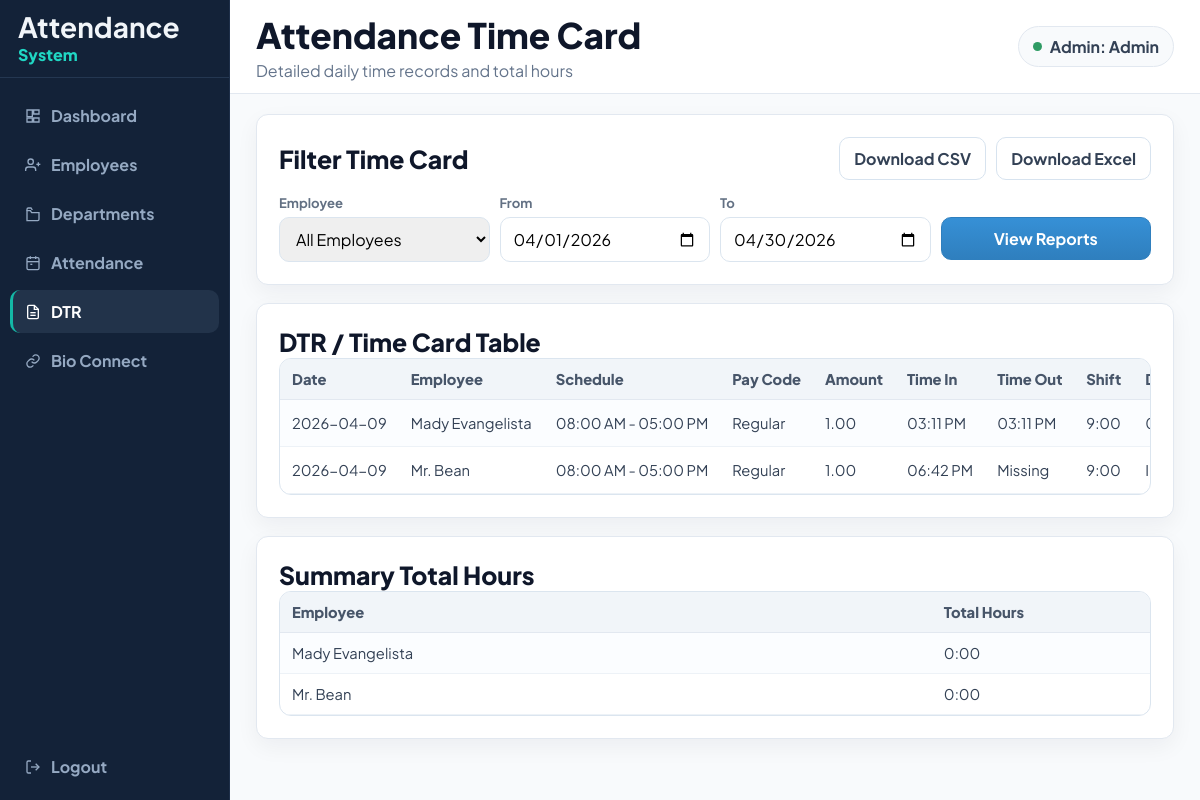
The page /admin/dtr.php on the database its author committed.
### tables this page shows
CREATE TABLE IF NOT EXISTS `attendance` (
  `id` int NOT NULL AUTO_INCREMENT,
  `employee_key` varchar(50) DEFAULT NULL,
  `date` date DEFAULT NULL,
  `schedule_start` time DEFAULT NULL,
  `schedule_end` time DEFAULT NULL,
  `pay_code` varchar(50) DEFAULT NULL,
  `amount` decimal(5,2) DEFAULT NULL,
  `time_in` time DEFAULT NULL,
  `time_out` time DEFAULT NULL,
  `absence` varchar(50) DEFAULT NULL,
  `transfer` varchar(50) DEFAULT NULL,
  PRIMARY KEY (`id`)
);

CREATE TABLE IF NOT EXISTS `employees` (
  `id` int NOT NULL AUTO_INCREMENT,
  `employee_key` varchar(50) NOT NULL,
  `name` varchar(100) NOT NULL,
  `department` varchar(100) NOT NULL,
  `position` varchar(100) NOT NULL,
  `email` varchar(150) NOT NULL,
  `mobile` varchar(20) NOT NULL,
  `shift_in` time NOT NULL,
  `shift_out` time NOT NULL,
  `status` enum('Active','Inactive') NOT NULL DEFAULT 'Active',
  PRIMARY KEY (`id`),
  UNIQUE KEY `employee_key` (`employee_key`)
);

### admin/dtr.php (the view, shortened to what this page needs)
<?php
$pdo = get_pdo_connection();
function e(string $value): string {
    return htmlspecialchars($value, ENT_QUOTES, 'UTF-8');
}
function toMinutes(?string $time): ?int {
    if (!$time) return null;
    $formats = ['Y-m-d H:i:s', 'H:i:s', 'H:i'];
    foreach ($formats as $format) {
        $clock = DateTime::createFromFormat($format, $time);
        if ($clock) {
            return ((int)$clock->format('H') * 60) + (int)$clock->format('i');
        }
    }
    return null;
}
function durationMinutes(?string $start, ?string $end): ?int {
    $start = toMinutes($start);
    $end = toMinutes($end);
    if ($start === null || $end === null) return null;
    return $end - $start;
}
function formatMinutes(int $m): string {
    return intdiv($m, 60) . ':' . str_pad((string)($m % 60), 2, '0', STR_PAD_LEFT);
}
function formatClock(?string $time): string {
    $formats = ['Y-m-d H:i:s', 'H:i:s', 'H:i'];
    foreach ($formats as $format) {
        $clock = DateTime::createFromFormat($format, $time);
        if ($clock) {
            return $clock->format('h:i A');
        }
    }
    return '-';
}
$defaultFrom = date('Y-m-01');
$defaultTo = date('Y-m-t');
$selectedEmployee = $_GET['employee'] ?? 'all';
$fromDate = $_GET['from'] ?? $defaultFrom;
$toDate = $_GET['to'] ?? $defaultTo;
$employees = ['all' => 'All Employees'];
$stmt = $pdo->query("SELECT employee_key, name FROM employees ORDER BY name ASC");
while ($row = $stmt->fetch(PDO::FETCH_ASSOC)) {
    $employees[$row['employee_key']] = $row['name'];
}
$sql = "
SELECT a.*, e.name AS employee_name
FROM attendance a
JOIN employees e ON a.employee_key = e.employee_key
WHERE a.date BETWEEN :from AND :to
";
$params = [
    ':from' => $fromDate,
    ':to' => $toDate
];
$sql .= " ORDER BY e.name, a.date";
$stmt = $pdo->prepare($sql);
$stmt->execute($params);
$records = $stmt->fetchAll(PDO::FETCH_ASSOC);
$runningTotals = [];
$summaryTotals = [];
$rows = [];
foreach ($records as $r) {
    $key = $r['employee_key'];
    $shift = durationMinutes($r['schedule_start'], $r['schedule_end']);
    $daily = durationMinutes($r['time_in'], $r['time_out']);
    if (!isset($runningTotals[$key])) $runningTotals[$key] = 0;
    if (!isset($summaryTotals[$key])) {
        $summaryTotals[$key] = ['name' => $r['employee_name'], 'minutes' => 0];
    }
    if ($daily !== null) {
        $runningTotals[$key] += $daily;
        $summaryTotals[$key]['minutes'] += $daily;
    }
    $absence = $r['absence'] ?? 'None';
    $rows[] = [
        'date' => $r['date'],
        'employee' => $r['employee_name'],
        'schedule' => formatClock($r['schedule_start']) . ' - ' . formatClock($r['schedule_end']),
        'pay' => $r['pay_code'] ?? 'Regular',
        'amount' => $r['amount'] ?? '1.00',
        'in' => formatClock($r['time_in']),
        'out' => $r['time_out'] ? formatClock($r['time_out']) : 'Missing',
        'shift' => $shift !== null ? formatMinutes($shift) : '-',
        'daily' => $daily !== null ? formatMinutes($daily) : 'Incomplete',
        'period' => formatMinutes($runningTotals[$key]),
        'absence' => $absence,
        'transfer' => $r['transfer'] ?? 'HQ'
    ];
}
$adminName = $_SESSION['admin_name'] ?? 'Admin';
?>
<!DOCTYPE html>
<html lang="en">
<head>
  <link rel="stylesheet" href="../assets/style.css">
</head>
<body>
  <div class="dashboard-layout">
    <aside class="dashboard-sidebar">
      <div class="dashboard-brand">
        <div>
          <strong>Attendance</strong>
          <span>System</span>
        </div>
      </div>
      <nav class="dashboard-nav" aria-label="Main Navigation">
        <div class="dashboard-nav-main">
          <a href="dashboard.php" class="dashboard-nav-link">
            <svg class="nav-icon" viewBox="0 0 24 24" fill="none" stroke="currentColor" stroke-width="2"><path d="M3 13h8V3H3z"></path><path d="M13 21h8v-6h-8z"></path><path d="M13 3h8v6h-8z"></path><path d="M3 21h8v-6H3z"></path></svg>
            Dashboard
          </a>
          <a href="employees.php" class="dashboard-nav-link">
            <svg class="nav-icon" viewBox="0 0 24 24" fill="none" stroke="currentColor" stroke-width="2"><path d="M16 21v-2a4 4 0 0 0-4-4H5a4 4 0 0 0-4 4v2"></path><circle cx="8.5" cy="7" r="4"></circle><path d="M20 8v6"></path><path d="M23 11h-6"></path></svg>
            Employees
          </a>
          <a href="departments.php" class="dashboard-nav-link">
            <svg class="nav-icon" viewBox="0 0 24 24" fill="none" stroke="currentColor" stroke-width="2"><path d="M3 7h5l2 3h11v10a2 2 0 0 1-2 2H3z"></path><path d="M3 7V5a2 2 0 0 1 2-2h4l2 3"></path></svg>
            Departments
          </a>
          <a href="attendance.php" class="dashboard-nav-link">
            <svg class="nav-icon" viewBox="0 0 24 24" fill="none" stroke="currentColor" stroke-width="2"><rect x="3" y="4" width="18" height="18" rx="2"></rect><path d="M16 2v4"></path><path d="M8 2v4"></path><path d="M3 10h18"></path><path d="M8 14h3"></path></svg>
            Attendance
          </a>
          <a href="dtr.php" class="dashboard-nav-link active">
            <svg class="nav-icon" viewBox="0 0 24 24" fill="none" stroke="currentColor" stroke-width="2"><path d="M14 2H6a2 2 0 0 0-2 2v16a2 2 0 0 0 2 2h12a2 2 0 0 0 2-2V8z"></path><path d="M14 2v6h6"></path><path d="M8 13h8"></path><path d="M8 17h8"></path></svg>
            DTR
          </a>
          <a href="scanner/bio_connect.php" class="dashboard-nav-link">
            <svg class="nav-icon" viewBox="0 0 24 24" fill="none" stroke="currentColor" stroke-width="2"><path d="M10 13a5 5 0 0 0 7.54.54l2.12-2.12a5 5 0 1 0-7.07-7.07L11.4 5.5"></path><path d="M14 11a5 5 0 0 0-7.54-.54L4.34 12.6a5 5 0 1 0 7.07 7.07l1.13-1.13"></path></svg>
            Bio Connect
          </a>
        </div>
        <div class="dashboard-nav-bottom">
          <a href="logout.php" class="dashboard-nav-link js-logout-link">
            <svg class="nav-icon" viewBox="0 0 24 24" fill="none" stroke="currentColor" stroke-width="2"><path d="M9 21H5a2 2 0 0 1-2-2V5a2 2 0 0 1 2-2h4"></path><path d="M16 17l5-5-5-5"></path><path d="M21 12H9"></path></svg>
            Logout
          </a>
        </div>
      </nav>
    </aside>
    <main class="dashboard-main">
      <header class="dashboard-header">
        <div>
          <h1 class="dashboard-title">Attendance Time Card</h1>
          <p class="dashboard-subtitle">Detailed daily time records and total hours</p>
        </div>
        <div class="dashboard-profile-pill">
          <span class="dot" aria-hidden="true"></span>
          Admin: <?= e($adminName) ?>
        </div>
      </header>
      <section class="dashboard-content">
        <article class="dashboard-panel employee-panel">
          <div class="employee-panel-head">
            <h2 class="panel-title">Filter Time Card</h2>
            <div class="quick-actions">
              <a class="qa-btn qa-secondary" href="?employee=<?= urlencode((string)$selectedEmployee) ?>&amp;from=<?= urlencode($fromDate) ?>&amp;to=<?= urlencode($toDate) ?>&amp;download=csv">Download CSV</a>
              <a class="qa-btn qa-secondary" href="?employee=<?= urlencode((string)$selectedEmployee) ?>&amp;from=<?= urlencode($fromDate) ?>&amp;to=<?= urlencode($toDate) ?>&amp;download=xls">Download Excel</a>
            </div>
          </div>
          <form method="GET" class="attendance-filter">
            <div>
              <label for="employee">Employee</label>
              <select id="employee" name="employee">
                <?php foreach ($employees as $k => $v): ?>
                  <option value="<?= e((string)$k) ?>" <?= $k == $selectedEmployee ? 'selected' : '' ?>>
                    <?= e($v) ?>
                  </option>
                <?php endforeach; ?>
              </select>
            </div>
            <div>
              <label for="from">From</label>
              <input class="input" id="from" name="from" type="date" value="<?= e($fromDate) ?>">
            </div>
            <div>
              <label for="to">To</label>
              <input class="input" id="to" name="to" type="date" value="<?= e($toDate) ?>">
            </div>
            <div>
              <label>&nbsp;</label>
              <button class="btn-primary" type="submit">View Reports</button>
            </div>
          </form>
        </article>
        <article class="dashboard-panel employee-panel">
          <h2 class="panel-title">DTR / Time Card Table</h2>
          <div class="table-wrap">
            <table class="timecard employee-table">
              <thead>
                <tr>
                  <th>Date</th>
                  <th>Employee</th>
                  <th>Schedule</th>
                  <th>Pay Code</th>
                  <th>Amount</th>
                  <th>Time In</th>
                  <th>Time Out</th>
                  <th>Shift</th>
                  <th>Daily Total</th>
                </tr>
              </thead>
              <tbody>
                <?php if (count($rows) > 0): ?>
                  <?php foreach ($rows as $r): ?>
                    <tr>
                      <td><?= e($r['date']) ?></td>
                      <td><?= e($r['employee']) ?></td>
                      <td><?= e($r['schedule']) ?></td>
                      <td><?= e($r['pay']) ?></td>
                      <td><?= e((string)$r['amount']) ?></td>
                      <td><?= e($r['in']) ?></td>
                      <td><?= e($r['out']) ?></td>
                      <td><?= e($r['shift']) ?></td>
                      <td><?= e($r['daily']) ?></td>
                    </tr>
                  <?php endforeach; ?>
                <?php else: ?>
                  <tr>
                    <td colspan="12">No attendance records found.</td>
                  </tr>
                <?php endif; ?>
              </tbody>
            </table>
          </div>
        </article>
        <article class="dashboard-panel employee-panel">
          <h2 class="panel-title">Summary Total Hours</h2>
          <div class="table-wrap">
            <table class="timecard employee-table">
              <thead>
                <tr>
                  <th>Employee</th>
                  <th>Total Hours</th>
                </tr>
              </thead>
              <tbody>
                <?php if (count($summaryTotals) > 0): ?>
                  <?php foreach ($summaryTotals as $s): ?>
                    <tr>
                      <td><?= e($s['name']) ?></td>
                      <td><?= e(formatMinutes($s['minutes'])) ?></td>
                    </tr>
                  <?php endforeach; ?>
                <?php else: ?>
                  <tr>
                    <td colspan="2">No summary data available.</td>
                  </tr>
                <?php endif; ?>
              </tbody>
            </table>
          </div>
        </article>
      </section>
    </main>
  </div>
</body>
</html>

### rows shown on the page
attendance: date "2026-04-09", employees.name "Mady Evangelista", schedule "08:00 AM - 05:00 PM", pay_code "Regular", amount "1.00", in "03:11 PM", out "03:11 PM", shift "9:00"
attendance: date "2026-04-09", employees.name "Mr. Bean", schedule "08:00 AM - 05:00 PM", pay_code "Regular", amount "1.00", in "06:42 PM", out "Missing", shift "9:00"

### other values the page prints
$adminName "Admin"
$s['name'] "Mady Evangelista"
formatMinutes($s['minutes']) "0:00"
$s['name'] "Mr. Bean"
form field employee "All Employees"
